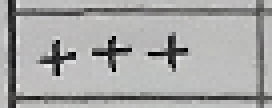
#> input picture ocr/img/table9/15--+++ .png, 68 x 27 px, given in place of table9.jpg, which was not available (shown 4 times larger)
$ python table_ocr.py
#> lines starting #> are read from the running program, lines starting #| are printed output that depends on the picture; after the words box and inside, x2 and y2 are one past the last pixel; in counts of white or black regions, pixels touching at a corner belong together; pictures that were not available may be replaced by others from this repository, and a replacement may not be noted
import base64
import json
import cv2
import cv2 as cv
import numpy as np
import threading

from .cell_ocr import baidu_ocr

DEBUG_MODE = True
RESIZE_MODE = True


def showAndSave(img, showName, savePath):
    cv2.imshow(showName, img)
    cv2.waitKey(0)
    cv2.imwrite(savePath, img)  # 将二值像素点生成图片保存


def cv_show(name, img):
    cv2.namedWindow(name, 0)
    cv2.resizeWindow(name, 240, 120)
    cv2.imshow(name, img)
    cv2.waitKey(0)
    cv2.destroyAllWindows()


def img_resize(image):
    height, width = image.shape[0], image.shape[1]
    # 设置新的图片分辨率框架
    width_new = 1280
    height_new = 720
    # 判断图片的长宽比率
    if width / height >= width_new / height_new:
        img_new = cv2.resize(image, (width_new, int(height * width_new / width)))
    else:
        img_new = cv2.resize(image, (int(width * height_new / height), height_new))
    return img_new


def table_ocr(imgFilePath, baiduOcr=False, DEBUG_MODE=False):      # maxCellNum 一个表格最多能识别的单元格最大数量

    # 读取图片，并转灰度图
#> called with imgFilePath = 'img/table9.jpg', baiduOcr = False, DEBUG_MODE = False
    image = cv2.imread(imgFilePath, 1)
#> image is the input picture: shape (27, 68, 3); mean B, G, R 165.8, 166.5, 166.6
    if DEBUG_MODE:
        print(image.shape)

    if RESIZE_MODE:
        image = img_resize(image)
#> in img_resize, `img_new = cv2.resize(image, (width_new, int(height * width_new / width..`:
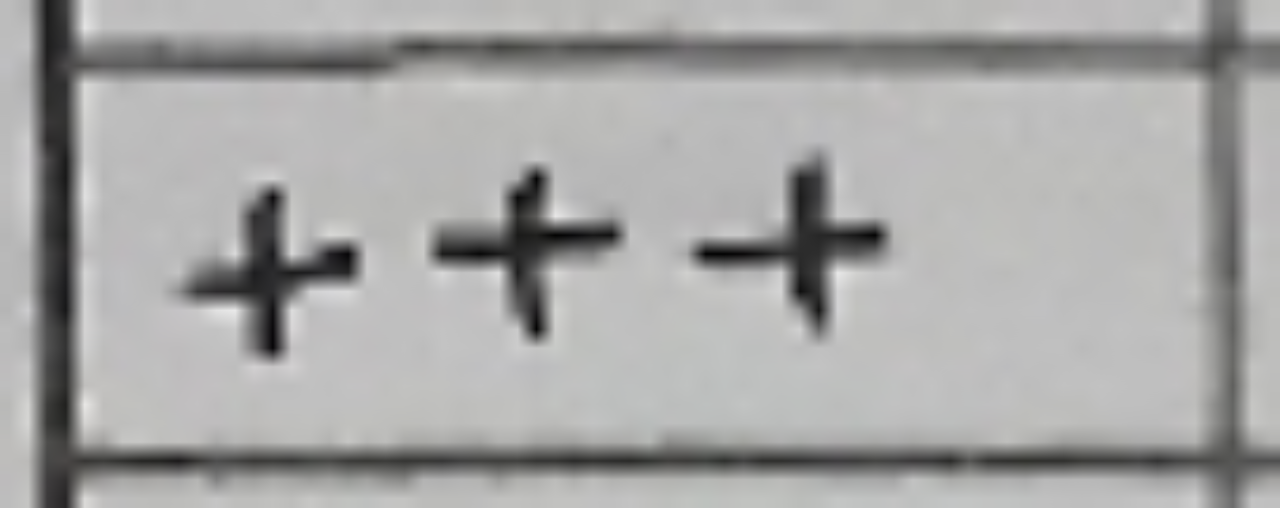
#> img_new: shape (508, 1280, 3); mean B, G, R 165.7, 166.4, 166.4
        # print(image.shape)

    if DEBUG_MODE:
        showAndSave(image, 'Original table', 'img/debug/OriginalTable.png')

    # 灰度图片
    gray = cv2.cvtColor(image, cv2.COLOR_BGR2GRAY)
    # 二值化
    binary = cv2.adaptiveThreshold(~gray, 255, cv2.ADAPTIVE_THRESH_GAUSSIAN_C, cv2.THRESH_BINARY, 35, -5)
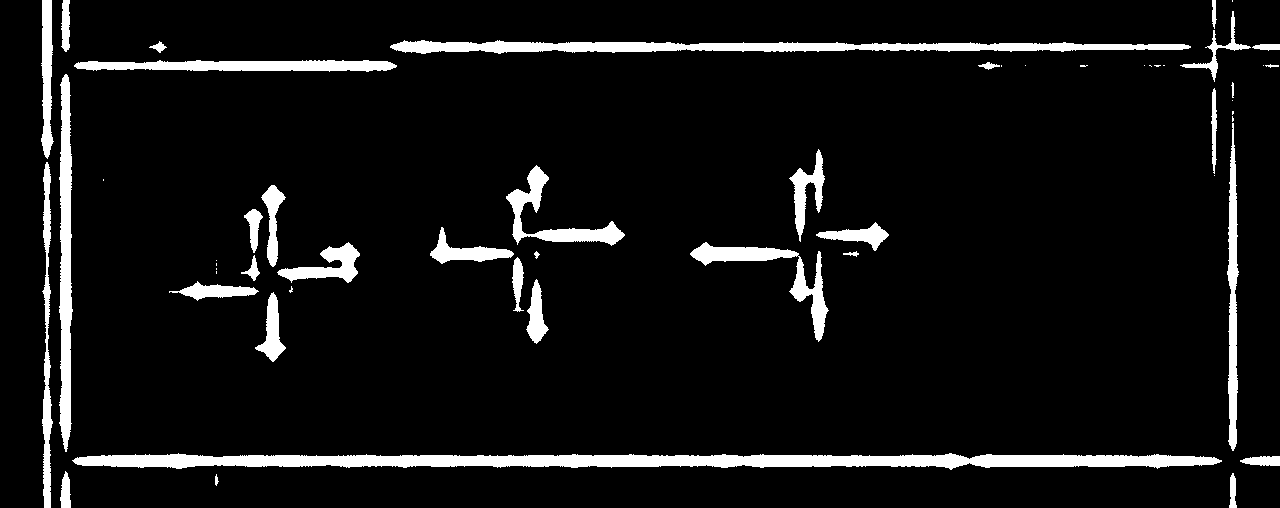
#> binary: shape (508, 1280); 7.4% white; 54 white regions (19 under 20 px), largest, box (x1, y1, x2, y2) and area: (72, 453, 1222, 470) 12810, (390, 40, 1191, 54) 6376, (59, 74, 73, 452) 3788
    # ret,binary = cv2.threshold(~gray, 127, 255, cv2.THRESH_BINARY)
    if DEBUG_MODE:
        showAndSave(binary, 'binary', 'img/debug/binary.png')

    rows, cols = binary.shape
#> rows = 508; cols = 1280
    scale = 40

    # 识别横线
    kernel = cv2.getStructuringElement(cv2.MORPH_RECT, (cols // scale, 1))
    eroded = cv2.erode(binary, kernel, iterations=1)
#> eroded: shape (508, 1280); 3.3% white; 17 white regions (3 under 20 px), largest, box (x1, y1, x2, y2) and area: (88, 455, 1207, 467) 10903, (406, 42, 1176, 52) 4986, (90, 61, 382, 71) 2358
    dilatedCol = cv2.dilate(eroded, kernel, iterations=1)
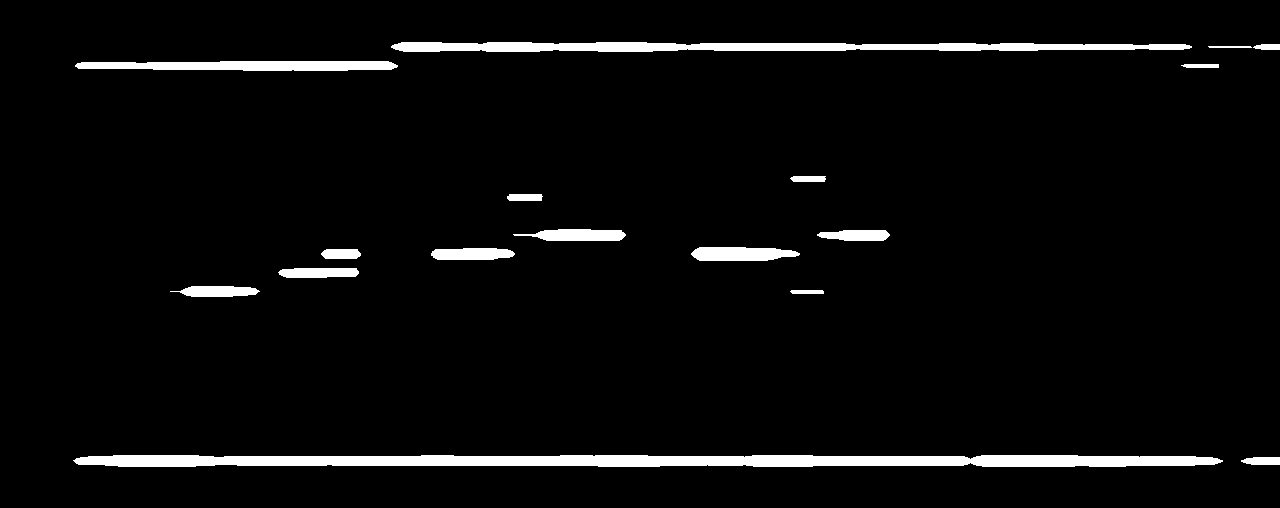
#> dilatedCol: shape (508, 1280); 4.2% white; 17 white regions, largest, box (x1, y1, x2, y2) and area: (73, 455, 1223, 467) 11957, (391, 42, 1192, 52) 5978, (75, 61, 398, 71) 2730
    if DEBUG_MODE:
        showAndSave(dilatedCol, 'dilatedCol', 'img/debug/dilatedCol.png')

    # 识别竖线
    scale = 40
    kernel = cv2.getStructuringElement(cv2.MORPH_RECT, (1, rows // scale))
#> kernel = [1, 1, 1, 1, 1, 1, 1, 1, 1, 1, 1, 1]
    eroded = cv2.erode(binary, kernel, iterations=1)
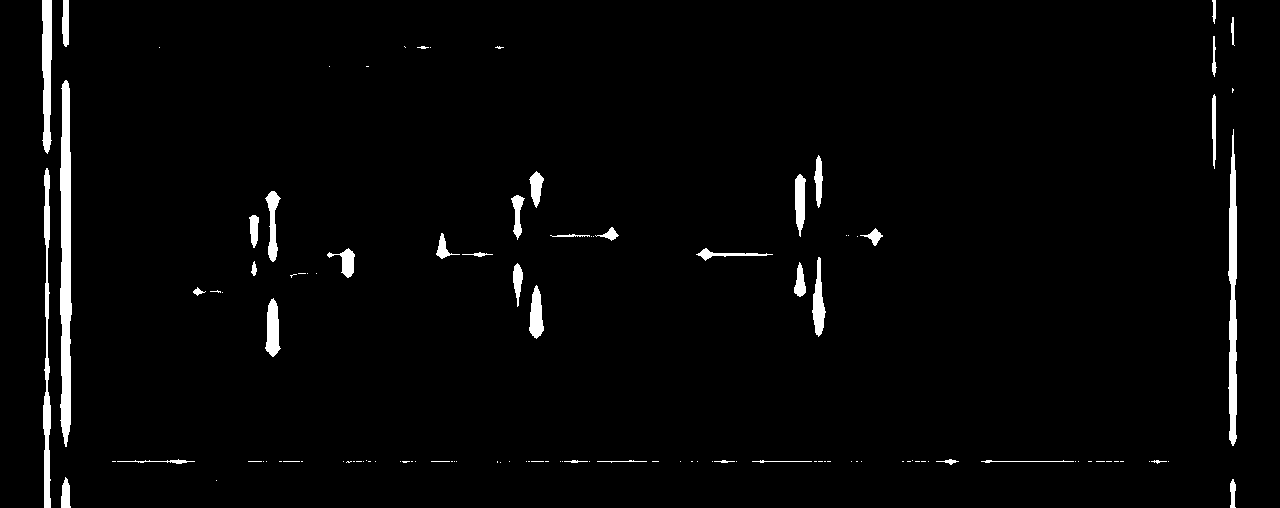
#> eroded: shape (508, 1280); 2.5% white; 120 white regions (80 under 20 px), largest, box (x1, y1, x2, y2) and area: (60, 80, 72, 447) 3414, (1228, 129, 1237, 446) 2031, (43, 168, 51, 508) 1535
    dilatedRow = cv2.dilate(eroded, kernel, iterations=1)
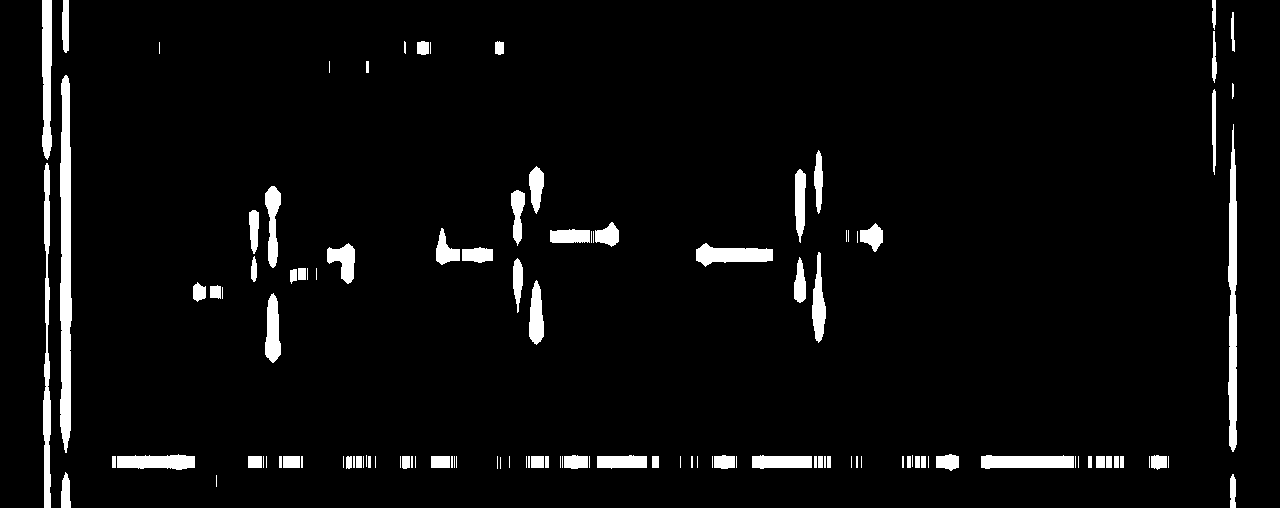
#> dilatedRow: shape (508, 1280); 4.4% white; 120 white regions (41 under 20 px), largest, box (x1, y1, x2, y2) and area: (60, 75, 72, 453) 3645, (1228, 124, 1237, 452) 2240, (43, 163, 51, 508) 1768
    if DEBUG_MODE:
        showAndSave(dilatedRow, 'dilatedRow', 'img/debug/dilatedRow.png')

    # 标识表格
    merge = cv2.add(dilatedCol, dilatedRow)
#> merge: shape (508, 1280); 7.1% white; 32 white regions (2 under 20 px), largest, box (x1, y1, x2, y2) and area: (73, 454, 1223, 471) 12893, (391, 41, 1192, 55) 6040, (60, 75, 72, 453) 3645
    if DEBUG_MODE:
        showAndSave(merge, 'merge table', 'img/debug/merge.png')

    # 标识交点
    bitwiseAnd = cv2.bitwise_and(dilatedCol, dilatedRow)
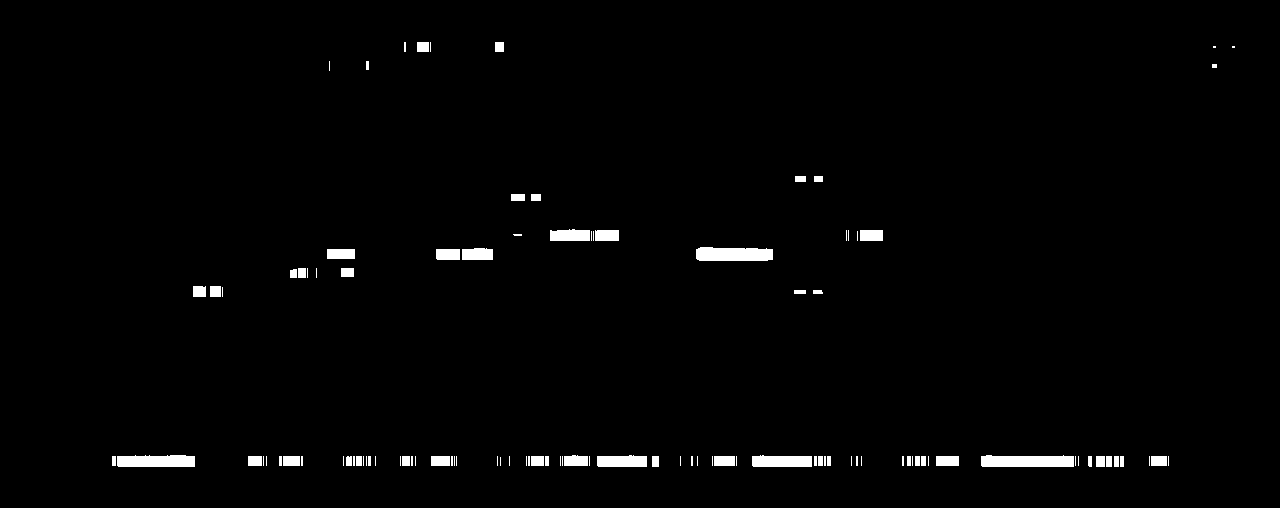
#> bitwiseAnd: shape (508, 1280); 1.6% white; 105 white regions (42 under 20 px), largest, box (x1, y1, x2, y2) and area: (981, 455, 1074, 467) 1029, (696, 247, 773, 261) 988, (117, 455, 195, 467) 877
    if DEBUG_MODE:
        showAndSave(bitwiseAnd, 'bitwiseAnd', 'img/debug/bitwiseAnd.png')

    # 两张图片进行减法运算，去掉表格框线
    merge2 = cv2.subtract(binary, merge)
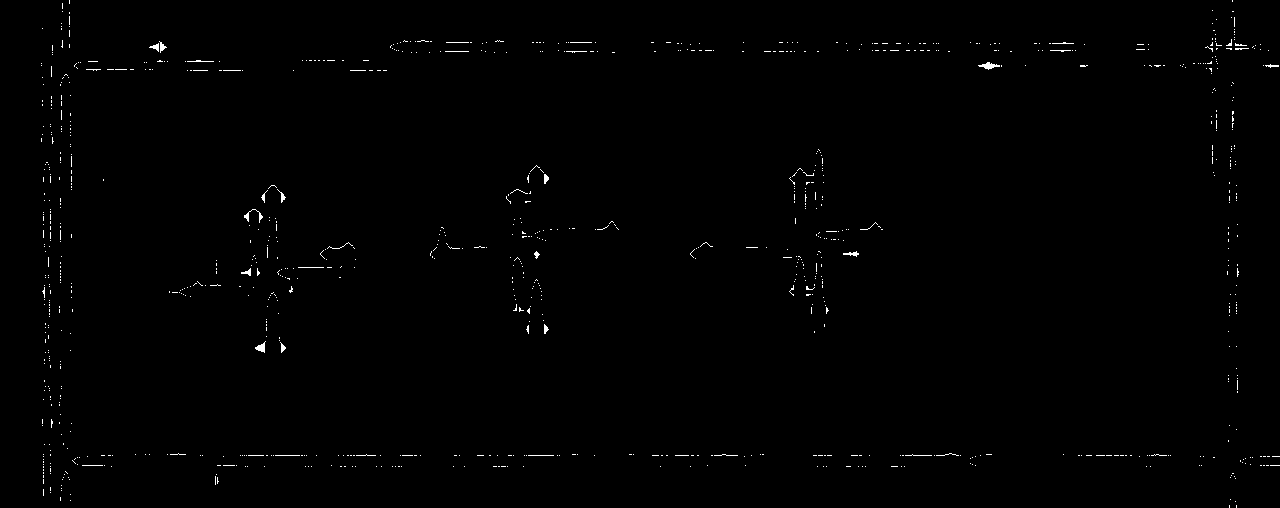
#> merge2: shape (508, 1280); 0.54% white in thin lines or dots
    if DEBUG_MODE:
        showAndSave(merge2, "remove table lines", 'img/debug/removetablelines.png')

    # 画出表格线
    imageCopy = image.copy()
    contours, hierarchy = cv2.findContours(merge, cv2.RETR_TREE, cv2.CHAIN_APPROX_NONE)
#> contours = 32 contours, 3 with area under 20; largest, box (x1, y1, x2, y2) and area: (73, 454, 1223, 471) 11681, (391, 41, 1192, 55) 5234, (60, 75, 72, 453) 3266, (75, 61, 398, 73) 2414, (507, 166, 626, 247) 2034
    if DEBUG_MODE:
        cv2.drawContours(imageCopy, contours, -1, (0, 0, 255), 3)
        showAndSave(imageCopy, "findContours", 'img/debug/findContours.png')

    # 识别黑白图中的白色交叉点，将横纵坐标取出
    ys, xs = np.where(bitwiseAnd > 0)
#> ys = 10187 values from 42 to 466; xs = 10187 values, max 1234 at index 125, min 112 at index 4179, mean 624.2

    mylisty = []  # 纵坐标
    mylistx = []  # 横坐标

    # 通过排序，获取跳变的x和y的值，说明是交点，否则交点会有好多像素值值相近，我只取相近值的最后一点
    # 这个10的跳变不是固定的，根据不同的图片会有微调，基本上为单元格表格的高度（y坐标跳变）和长度（x坐标跳变）
    i = 0
    myxs = np.sort(xs)
#> myxs = 10187 values from 112 to 1234
    for i in range(len(myxs) - 1):
        if (myxs[i + 1] - myxs[i] > 20):
            mylistx.append(myxs[i])
        i = i + 1
#> after the loop, mylistx = [222, 375, 658, 958, 1123, 1168]
    mylistx.append(myxs[i])  # 要将最后一个点加入

    i = 0
    myys = np.sort(ys)
#> myys = 10187 values from 42 to 466
    for i in range(len(myys) - 1):
        if (myys[i + 1] - myys[i] > 10):
            mylisty.append(myys[i])
        i = i + 1
#> after the loop, mylisty = [70, 181, 200, 296]
    mylisty.append(myys[i])  # 要将最后一个点加入

    if DEBUG_MODE:
        print('mylisty=', mylisty, 'length=', len(mylisty))
        print('mylistx=', mylistx, 'length=', len(mylistx))

    # 分割表格
    leny = len(mylisty)
#> leny = 5
    lenx = len(mylistx)
#> lenx = 7
    result = {
        "state": "识别失败",
        "result": None
              }
    if leny != 23 or lenx != 15:
        return result

    cellNum = 0  # 已经识别的单元格数量
    resArr = [['' for j in range(lenx - 1)] for i in range(leny - 1)]

    # 创建线程
    threads = []
    for i in range(leny - 1):
        if i + 1 == 6 or i + 1 == 17:  # 牙齿标号行不识别
            continue
        for j in range(lenx - 1):
            cellNum += 1
            t = threading.Thread(target=cell_ocr_helper, args=(
                binary, mylisty, mylistx, i, j, resArr, image, baiduOcr, cellNum))
            threads.append(t)
            # cell_ocr_helper(binary, mylisty, mylistx, i, j, resArr, image, baiduOcr, cellNum)

    # 启动线程
    for t in threads:
        t.start()
    # 等待所有线程完成
    for t in threads:
        t.join()

    del resArr[5]   # 删除辅助行
    del resArr[16]

    result = {
        "state": "识别成功",
        "result": resArr
    }
    return result


def cell_ocr_helper(binary, mylisty, mylistx, i, j, resArr, image, baiduOcr, cellNum):
    # 在分割时，第一个参数为y坐标，第二个参数为x坐标
    padding = 16  # 减小ROI识别框范围
    ROI = binary[mylisty[i] + padding // 2:mylisty[i + 1] - padding // 2, mylistx[j] + padding:mylistx[j + 1] - padding]

    # 如果单元格全为0，不使用ocr程序，直接将返回空字符串
    if (ROI == 0).all():
        resArr[i][j] = ""
        return

    # 使用ocr程序识别，并将结果返回
    padding = -3  # 增大ROI识别框范围
    ROI = image[mylisty[i] + padding:mylisty[i + 1] - padding, mylistx[j] + padding:mylistx[j + 1] - padding]
    ROI_str = cv2.imencode('.jpg', ROI)[1].tobytes()  # 将图片编码成流数据，放到内存缓存中，然后转化成string格式
    ROI_b64 = base64.b64encode(ROI_str)  # 编码成base64
    ROI_res = "非空"
    if baiduOcr == True:
        ROI_res = baidu_ocr(ROI_b64)  # ocr识别
    resArr[i][j] = ROI_res

    if DEBUG_MODE:
        ROI_name = str(cellNum) + "--" + str(ROI_res) + ".png"
        print(ROI_name)
        cv.imwrite("img/debug/" + ROI_name, ROI)
        # cv_show(ROI_name, ROI)

    return


def itemFilter(res: dict):  # 基于规则替换的过滤器
    if res["state"] == "识别成功":
        indexList = ["FI", "BOP", "M", "CAL", "PD"]
        indexList = indexList + list(reversed(indexList)) + indexList + list(reversed(indexList))
        for i in range(len(res["result"])):
            itemName = indexList[i]
            tmpList = []
            for s in res["result"][i]:
                s = str(s).strip()
                if itemName == "FI" or itemName == "BOP":
                    s = s.replace('一', '-')
                    s = s.replace('十', '+')
                if itemName == "M":
                    s = s.replace('工', 'I')
                    s = s.replace('T', 'I')
                tmpList.append(s)
            res["result"][i] = tmpList
    return res


def printTableResult(res: dict):
    if res["state"] == "识别成功":
        indexList = ["FI ", "BOP", "M  ", "CAL", "PD "]
        indexList = indexList + list(reversed(indexList)) + indexList + list(reversed(indexList))
        print("表格识别结果:")
        for i in range(len(res["result"])):
            print(indexList[i], res["result"][i])


if __name__ == '__main__':
    imgFilePath = "img/table9.jpg"
    outputPath1 = "img/debug/table9.json"
    outputPath2 = "img/debug/table9_replace.json"
    res = table_ocr(imgFilePath, baiduOcr=False, DEBUG_MODE=False)

    with open(outputPath1, "w") as f:
        json.dump(res, f)
    print("\n***************************** 规则过滤前 *****************************")
    printTableResult(res)

    res = itemFilter(res)
    with open(outputPath2, "w") as f:
        json.dump(res, f)
    print("\n***************************** 规则过滤后 *****************************")
    printTableResult(res)

    # print(json.dumps(res))
